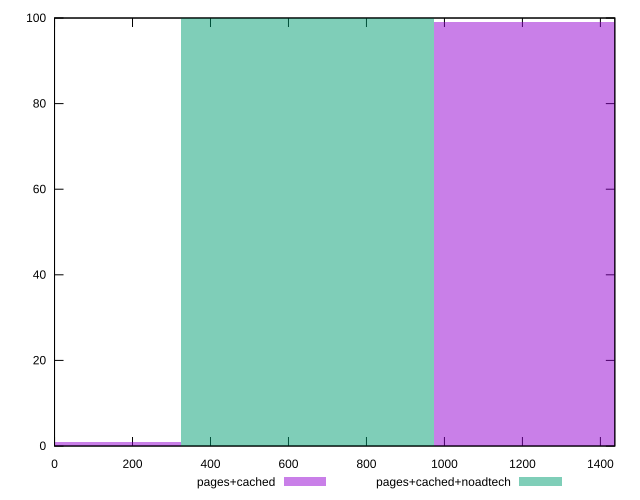

Here is the gnuplot script that generated this plot:
reset

$pagesCached <<EOF
0 1
1299.2963487309994 99
EOF

$pagesCachedNoadtech <<EOF
649.6481743654997 100
EOF

set key outside below
set boxwidth 649.6481743654997
set xrange [0:1437]
set yrange [0:100]
set trange [0:100]
set style fill transparent solid 0.5 noborder
set terminal svg size 640, 500 enhanced background rgb 'white'
set output "report_00011_2021-02-09T10:53:21.242Z/uses-rel-preload/comparison/histogram/1_vs_2.svg"

plot $pagesCached title "pages+cached" with boxes, \
     $pagesCachedNoadtech title "pages+cached+noadtech" with boxes

reset
